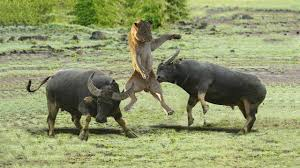
#> input picture Project 1/data/proj1-task2.jpg, 300 x 168 px
$ python task2.py
#> lines starting #> are read from the running program, lines starting #| are printed output that depends on the picture
### Project 1/task1.py
"""
Image Filtering
(Due date: Sep. 25, 3 P.M., 2019)

The goal of this task is to experiment with image filtering and familiarize you with 'tricks', e.g., padding, commonly used by computer vision 'researchers'.

Please complete all the functions that are labelled with '# TODO'. Steps to complete those functions are provided to make your lives easier. When implementing those functions, comment the lines 'raise NotImplementedError' instead of deleting them. The functions defined in 'utils.py'
are building blocks you could use when implementing the functions labelled with 'TODO'.

I strongly suggest you read the function 'zero_pad' and 'crop' that are defined in 'utils.py'. You will need them!

Do NOT modify the code provided to you.
Do NOT use ANY API provided by opencv (cv2) and numpy (np) in your code.
Do NOT import ANY library (function, module, etc.).
"""

import argparse
import copy
import os

import cv2
import numpy as np

import utils

from scipy import ndimage

# low_pass filter and high-pass filter
low_pass = [[1/16, 1/8, 1/16], [1/8, 1/4, 1/8], [1/16, 1/8, 1/16]]
high_pass = [[-1/8, -1/8, -1/8], [-1/8, 2, -1/8], [-1/8, -1/8, -1/8]]


# [24 lines left out: function parse_args, not called in this run]


def read_image(img_path, show=False):
    """Reads an image into memory as a grayscale array.
    """
    img = cv2.imread(img_path, cv2.IMREAD_GRAYSCALE)
    if not img.dtype == np.uint8:
        pass

    if show:
        show_image(img)

    img = [list(row) for row in img]
    return img

# [102 lines left out: functions show_image, write_image, convolve2d, main, not called in this run]


# [2 lines that do not run on import are left out]

### Project 1/task2.py
"""
Template Matching
(Due date: Sep. 25, 3 P.M., 2019)

The goal of this task is to experiment with template matching techniques, i.e., normalized cross correlation (NCC).

Please complete all the functions that are labelled with '# TODO'. When implementing those functions, comment the lines 'raise NotImplementedError' instead of deleting them. The functions defined in 'utils.py'
and the functions you implement in 'task1.py' are of great help.

Do NOT modify the code provided to you.
Do NOT use ANY API provided by opencv (cv2) and numpy (np) in your code.
Do NOT import ANY library (function, module, etc.).
"""


import argparse
import json
import os

import utils
from task1 import *


def parse_args():
    parser = argparse.ArgumentParser(description="cse 473/573 project 1.")
    parser.add_argument(
        "--img-path",
        type=str,
        default="./data/proj1-task2.jpg",
        help="path to the image")
    parser.add_argument(
        "--template-path",
        type=str,
        default="./data/proj1-task2-template.jpg",
        help="path to the template"
    )
    parser.add_argument(
        "--result-saving-path",
        dest="rs_path",
        type=str,
        default="./results/task2.json",
        help="path to file which results are saved (do not change this arg)"
    )
    args = parser.parse_args()
    return args

def norm_xcorr2d(patch, template):
    """Computes the NCC value between a image patch and a template.

    The image patch and the template are of the same size. The formula used to compute the NCC value is:
    sum_{i,j}(x_{i,j} - x^{m}_{i,j})(y_{i,j} - y^{m}_{i,j}) / (sum_{i,j}(x_{i,j} - x^{m}_{i,j}) ** 2 * sum_{i,j}(y_{i,j} - y^{m}_{i,j})) ** 0.5
    This equation is the one shown in Prof. Yuan's ppt.

    Args:
        patch: nested list (int), image patch.
        template: nested list (int), template.

    Returns:
        value (float): the NCC value between a image patch and a template.
    """

    img_delta = 0
    temp_delta = 0
    numerator = 0
    img_patch_mean = sum_m/(template_h * template_w)
    temp_mean = temp_arr_sum/(template_h * template_w)

    for x in range(len(op_im_arr)):
        img_delta += (img_patch_mean - op_im_arr[x]) ** 2
        temp_delta += (temp_mean - op_temp_arr[x]) ** 2
        numerator += (temp_mean - op_temp_arr[x]) * (img_patch_mean - op_im_arr[x])

    ncc_value = numerator/((img_delta * temp_delta)**0.5)

    return ncc_value

def match(img, template):
    """Locates the template, i.e., a image patch, in a large image using template matching techniques, i.e., NCC.

    Args:
        img: nested list (int), image that contains character to be detected.
        template: nested list (int), template image.

    Returns:
        x (int): row that the character appears (starts from 0).
        y (int): column that the character appears (starts from 0).
        max_value (float): maximum NCC value.
    """
    max_ncc_value = -9999
    x_val = 0
    y_val = 0

    # Dimensions of template (height,width)
    template_h = len(template)
    template_w = len(template[0])

    op_temp_arr = []
    temp_arr_sum = -999

    for h in range(len(img) - template_h):
        for w in range(len(img[0]) - template_w):
            op_im_arr = []
            sum_m = 0
            for k in range(template_h):
                for l in range(template_w):
                    op_im_arr.append(img[h+k][w+l])
                    sum_m += img[h+k][w+l]

                    #TODO: Improvise this check
                    if (len(op_temp_arr) < (template_h * template_w)) :
                        op_temp_arr.append(template[k][l])
                        temp_arr_sum += template[k][l]

            img_delta = 0
            temp_delta = 0
            numerator = 0
            img_patch_mean = sum_m/(template_h * template_w)
            temp_mean = temp_arr_sum/(template_h * template_w)


            for x in range(len(op_im_arr)):
                img_delta += (img_patch_mean - op_im_arr[x]) ** 2
                temp_delta += (temp_mean - op_temp_arr[x]) ** 2
                numerator += (temp_mean - op_temp_arr[x]) * (img_patch_mean - op_im_arr[x])

            ncc_value = numerator/((img_delta * temp_delta)**0.5)
            if (max_ncc_value <= ncc_value):
                max_ncc_value = ncc_value
                x_val = w
                y_val = h

    return x_val,y_val,max_ncc_value


def save_results(coordinates, template, template_name, rs_directory):
    results = {}
    results["coordinates"] = sorted(coordinates, key=lambda x: x[0])
    results["templat_size"] = (len(template), len(template[0]))
    with open(os.path.join(rs_directory, template_name), "w") as file:
        json.dump(results, file)


def main():
    args = parse_args()

    img = read_image(args.img_path)
#> in read_image, `img = cv2.imread(img_path, cv2.IMREAD_GRAYSCALE)`:
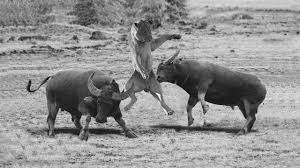
#> img: shape (168, 300); min 0, max 253, mean 145.4
#> in read_image, `img = [list(row) for row in img]`: img = 168 items
#> img = 168 items
    # template = utils.crop(img, xmin=10, xmax=30, ymin=10, ymax=30)
    # template = np.asarray(template, dtype=np.uint8)
    # cv2.imwrite("./data/proj1-task2-template.jpg", template)
    template = read_image(args.template_path)
#> call 2 of read_image, with img_path = './data/proj1-task2-template.jpg', show = False
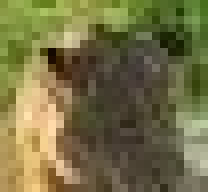
#> input picture Project 1/data/proj1-task2-template.jpg, 26 x 24 px (shown 8 times larger)
#> in read_image (call 2), `img = cv2.imread(img_path, cv2.IMREAD_GRAYSCALE)`:
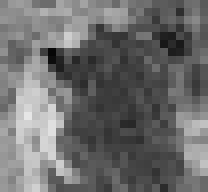
#> img: shape (24, 26) (shown 8 times larger); min 6, max 230, mean 108.7
#> in read_image (call 2), `img = [list(row) for row in img]`: img = 24 items
#> template = 24 items

    x, y, max_value = match(img, template)
#> in match, `template_h = len(template)`: template_h = 24
#> in match, `template_w = len(template[0])`: template_w = 26
#> the loop in match, `for h in range(len(img) - template_h):` made 144 passes
#> after the loop in match, `for h in range(len(img) - template_h):`: max_ncc_value = 0.993; op_temp_arr = 624 values, max 230 at index 367, min 6 at index 162, mean 108.7; temp_arr_sum = 66815; x_val = 129; y_val = 17
#> x = 129; y = 17; max_value = 0.993

    # The correct results are: x: 17, y: 129, max_value: 0.994
    with open(args.rs_path, "w") as file:
        json.dump({"x": x, "y": y, "value": max_value}, file)


if __name__ == "__main__":
    main()
